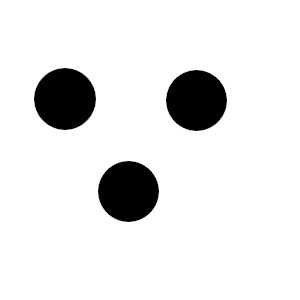
#> input picture circles.jpg, 300 x 300 px
$ jupyter execute hough_circular.ipynb   (older library calls are emulated)
#> lines starting #> are read from the running program, lines starting #| are printed output that depends on the picture; after the words box and inside, x2 and y2 are one past the last pixel; in counts of white or black regions, pixels touching at a corner belong together
[cell 1]
import cv2
import numpy as np
import math

def compute_edge_image(bgr_img):
    """ Compute the edge magnitude of an image using a pair of Sobel filters """

    sobel_v = np.array([[-1, -2, -1],   # Sobel filter for the vertical gradient. Note that the filter2D function computes a correlation
                        [ 0,  0, 0],    # instead of a convolution, so the filter is *not* rotated by 180 degrees.
                        [ 1,  2, 1]])
    sobel_h = sobel_v.T                 # The convolution filter for the horizontal gradient is simply the transpose of the previous one

    gray_img = cv2.cvtColor(bgr_img, cv2.COLOR_BGR2GRAY)
    gradient_v = cv2.filter2D(gray_img, ddepth=cv2.CV_32F, kernel=sobel_v)
    gradient_h = cv2.filter2D(gray_img, ddepth=cv2.CV_32F, kernel=sobel_h)
    gradient_magni = np.sqrt(gradient_v**2 + gradient_h**2)
    near_max = np.percentile(gradient_magni, 99.5)      # Clip magnitude at percentile 99.5 to prevent outliers from determining the range of relevant magnitudes
    edge_img = np.clip(gradient_magni * 255.0 / near_max, 0.0, 255.0).astype(np.uint8)  # Normalize and convert magnitudes into grayscale image
    return edge_img

[cell 2]
# [49 lines of commented-out code are left out]

[cell 3]
# [8 lines of commented-out code are left out]

[cell 4]
# edge_img = compute_edge_image(orig_img)

# cv2.imshow('Edge Image', edge_img)
# cv2.waitKey(1)

[cell 5]
# [13 lines of commented-out code are left out]

[cell 6]
from collections import defaultdict

def hough_transform_circles(input_space, min_radius, max_radius, num_row_bins, num_col_bins, num_radius_bins):

    # Thetas is bins created from 0 to 360 degree with increment of the dtheta
    thetas = np.arange(0, 360, step=int(360 / 100))

    step = int((max_radius- min_radius)/ num_radius_bins)

    # Radius ranges from r_min to r_max with step according to num_radius_bins
    rs = np.arange(min_radius, max_radius, step=step)

    cos_thetas = np.cos(np.deg2rad(thetas))
    sin_thetas = np.sin(np.deg2rad(thetas))

    # candidate circles dx and dy for different delta radius
    circle_candidates = []
    for r in rs:
        for t in range(num_thetas):
            circle_candidates.append((r, int(r * cos_thetas[t]), int(r * sin_thetas[t])))

    output_space = defaultdict(int)

    for y in range(num_row_bins):
        for x in range(num_col_bins):
            if input_space[y][x] != 0: #white pixel
            # Edge pixel here: vote for circle from the candidate circles passing through this pixel.
                for r, rcos_t, rsin_t in circle_candidates:
                    x_center = x - rcos_t
                    y_center = y - rsin_t
                    output_space[(x_center, y_center, r)] += 1 #vote

    return output_space

def find_hough_maxima_circles(output_space, bin_threshold):
    maxima = []

    # Sort the cacdidates based on the votes
    for candidate_circle, votes in sorted(output_space.items(), key=lambda i: -i[1]):
        x, y, r = candidate_circle
        current_vote_percentage = votes / 100
        if current_vote_percentage >= bin_threshold:
            # Shortlist the circle for final result
            maxima.append((x, y, r, current_vote_percentage))
            print(x, y, r, current_vote_percentage)

    return maxima

def draw_hough_circles(output_img, maxima, pixel_threshold):
    output_img = output_img.copy()
    postprocess_circles = []
    for x, y, r, v in maxima:
      # Remove nearby duplicate circles based on pixel_threshold
      if all(abs(x - xc) > pixel_threshold or abs(y - yc) > pixel_threshold or abs(r - rc) > pixel_threshold for xc, yc, rc, v in postprocess_circles):
        postprocess_circles.append((x, y, r, v))
    maxima = postprocess_circles

    # Draw shortlisted circles on the output image
    for x, y, r, v in maxima:
        output_img = cv2.circle(output_img, (x,y), r, (0,255,0), 2)

    return output_img

[cell 7]
num_row_bins = 300        # Bins are the cells or "vote counters" for each dimension in the output space
num_col_bins = 300            # The output space has shape num_row_bins x num_col_bins x ((max_radius- min_radius)/ num_radius_bins)
min_radius = 30
max_radius = 40
num_radius_bins = max_radius - min_radius
delta_r = 1
num_thetas = 100
bin_threshold = 0.9
min_edge_threshold = 100
max_edge_threshold = 200
pixel_threshold = 5

INPUT_IMAGE = 'circles.jpg'

orig_img = cv2.imread(INPUT_IMAGE)
#> orig_img is the input picture: shape (300, 300, 3); min 0, max 255, mean 230.2
cv2.imshow('Input Image', orig_img)
cv2.waitKey(1)
edge_img = compute_edge_image(orig_img)
#> in compute_edge_image, `gradient_v = cv2.filter2D(gray_img, ddepth=cv2.CV_32F, kernel=sobel_v)`:
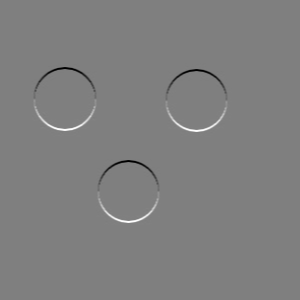
#> gradient_v: shape (300, 300) float32; min -1020, max 1019, mean 0; drawn with min black and max white
#> in compute_edge_image, `gradient_magni = np.sqrt(gradient_v**2 + gradient_h**2)`:
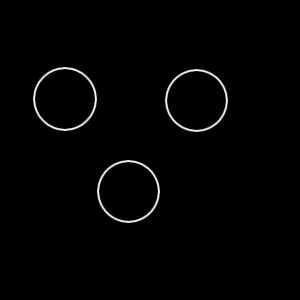
#> gradient_magni: shape (300, 300) float32; min 0, max 1087, mean 13.3; drawn with min black and max white
#> in compute_edge_image, `near_max = np.percentile(gradient_magni, 99.5)`: near_max = 961.3

cv2.imshow('Edge Image', edge_img)
cv2.waitKey(1)

print(edge_img.shape[:2])
#| (300, 300)
# resize_edge_image = cv2.resize(edge_img, (100,100), interpolation = cv2.INTER_AREA)
# print(resize_edge_image.shape[:2])
# cv2.imshow('resize_edge_image Image', resize_edge_image)
cv2.waitKey(1)

[cell 8]
output_space = hough_transform_circles(edge_img, min_radius, max_radius, num_row_bins, num_col_bins, num_radius_bins)
#> output_space = 436672 items

[cell 9]
maxima = find_hough_maxima_circles(output_space, bin_threshold)
#> the loop in find_hough_maxima_circles, `for candidate_circle, votes in sorted(output_space.items(), key=lambda..` made 436672 passes
#> (votes, x, y, r, current_vote_percentage) on passes 1 to 3: (100, 64, 98, 31, 1), (100, 65, 98, 31, 1), (100, 64, 99, 31, 1)
#| 64 98 31 1.0
#| 65 98 31 1.0
#| 64 99 31 1.0
#| 65 99 31 1.0
#| 195 100 31 1.0
#| 196 100 31 1.0
#| 197 100 31 1.0
#| 195 100 30 1.0
#> (further printed lines are left out)
#> after the loop in find_hough_maxima_circles, `for candidate_circle, votes in sorted(output_space.items(), key=lambda..`: maxima = 136 items, first 6: (64, 98, 31, 1), (65, 98, 31, 1), (64, 99, 31, 1), (65, 99, 31, 1), (195, 100, 31, 1), (196, 100, 31, 1)

# resize_og_image = cv2.resize(orig_img, (100,100), interpolation = cv2.INTER_AREA)
# output_circles_img, circles = draw_hough_circles(resize_og_image, maxima, pixel_threshold)
output_circles_img = draw_hough_circles(orig_img, maxima, pixel_threshold)
#> the loop in draw_hough_circles, `for x, y, r, v in maxima:` made 136 passes
#> (x, y, r, v) on passes 1 to 12: (64, 98, 31, 1), (65, 98, 31, 1), (64, 99, 31, 1), (65, 99, 31, 1), (195, 100, 31, 1), (196, 100, 31, 1), (197, 100, 31, 1), (195, 100, 30, 1), (196, 100, 30, 1), (196, 101, 31, 1), (128, 191, 31, 1), (127, 192, 31, 1)
#> after the loop in draw_hough_circles, `for x, y, r, v in maxima:`: postprocess_circles = [(64, 98, 31, 1), (195, 100, 31, 1), (128, 191, 31, 1)]
#> in draw_hough_circles, `maxima = postprocess_circles`: maxima has the same summary as postprocess_circles
#> the loop in draw_hough_circles, `for x, y, r, v in maxima:` made 3 passes
#> (x, y) on passes 1 to 3: (64, 98), (195, 100), (128, 191)
#> pass 1, in draw_hough_circles, `output_img = cv2.circle(output_img, (x,y), r, (0,255,0), 2)`:
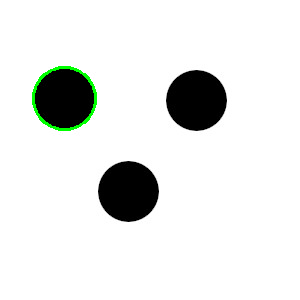
#> output_img: shape (300, 300, 3); 0.66% of pixels changed, all inside (x1, y1, x2, y2) = (32, 66, 97, 131); drawn as B, G, R
#> pass 2, in draw_hough_circles, `output_img = cv2.circle(output_img, (x,y), r, (0,255,0), 2)`:
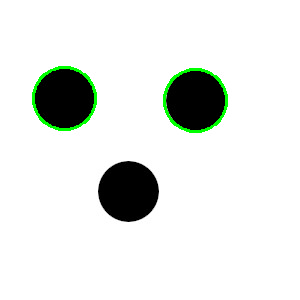
#> output_img: shape (300, 300, 3); 0.66% of pixels changed, all inside (x1, y1, x2, y2) = (163, 68, 228, 133); drawn as B, G, R
#> pass 3, in draw_hough_circles, `output_img = cv2.circle(output_img, (x,y), r, (0,255,0), 2)`:
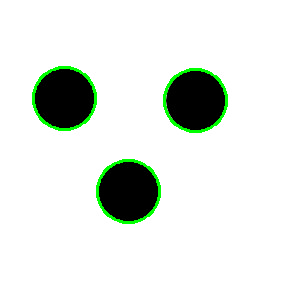
#> output_img: shape (300, 300, 3); 0.66% of pixels changed, all inside (x1, y1, x2, y2) = (96, 159, 161, 224); drawn as B, G, R


cv2.imshow('Input Image with Lines', output_circles_img)
cv2.waitKey(0)
